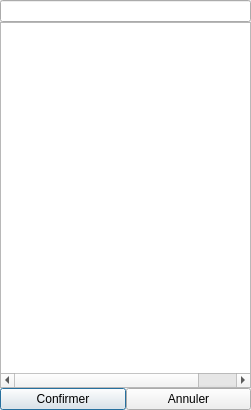
<?xml version="1.0" encoding="UTF-8"?>
<ui version="4.0">
 <class>C_Dlg_DoList</class>
 <widget class="QDialog" name="C_Dlg_DoList">
  <property name="geometry">
   <rect>
    <x>0</x>
    <y>0</y>
    <width>251</width>
    <height>410</height>
   </rect>
  </property>
  <property name="windowTitle">
   <string>Liste de choix</string>
  </property>
  <layout class="QGridLayout" name="gridLayout_3">
   <property name="margin">
    <number>0</number>
   </property>
   <property name="spacing">
    <number>0</number>
   </property>
   <item row="0" column="0">
    <layout class="QGridLayout" name="gridLayout_2">
     <item row="0" column="0">
      <widget class="C_QLineEdit" name="lineEdit_Filtre"/>
     </item>
     <item row="2" column="0">
      <layout class="QGridLayout" name="gridLayout">
       <item row="0" column="0">
        <widget class="QPushButton" name="pushButton_Ok">
         <property name="text">
          <string>Confirmer</string>
         </property>
        </widget>
       </item>
       <item row="0" column="1">
        <widget class="QPushButton" name="pushButton_Cancel">
         <property name="text">
          <string>Annuler</string>
         </property>
        </widget>
       </item>
      </layout>
     </item>
     <item row="1" column="0">
      <widget class="QTreeWidget" name="treeWidget_Choix">
       <property name="rootIsDecorated">
        <bool>false</bool>
       </property>
       <attribute name="headerVisible">
        <bool>false</bool>
       </attribute>
       <attribute name="headerVisible">
        <bool>false</bool>
       </attribute>
       <column>
        <property name="text">
         <string>1</string>
        </property>
       </column>
       <column>
        <property name="text">
         <string>2</string>
        </property>
       </column>
       <column>
        <property name="text">
         <string>3</string>
        </property>
       </column>
      </widget>
     </item>
    </layout>
   </item>
  </layout>
 </widget>
 <customwidgets>
  <customwidget>
   <class>C_QLineEdit</class>
   <extends>QLineEdit</extends>
   <header>../../../MedinTuxTools-QT4/C_QLineEdit/C_QLineEdit.h</header>
  </customwidget>
 </customwidgets>
 <resources/>
 <connections/>
</ui>
